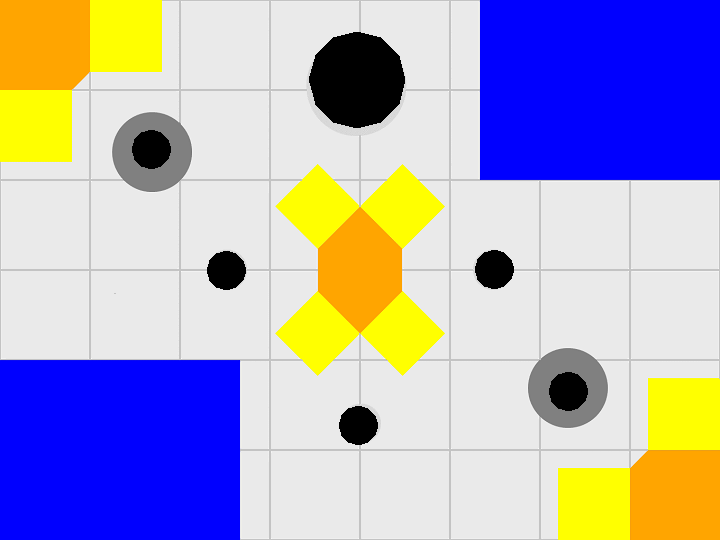
#> input picture External Scripts/Final/0map.bmp, 720 x 540 px
$ python 1getMapFlipped.py
#> lines starting #> are read from the running program, lines starting #| are printed output that depends on the picture
from tkinter.filedialog import askopenfilename
from PIL import Image
# im=Image.open(askopenfilename(initialdir="C:\\Users\\Aureliony\\Desktop\\Cospace py progs",
	# title='LOAD BMP')).transpose(Image.FLIP_TOP_BOTTOM)
im=Image.open('0map.bmp').transpose(Image.FLIP_TOP_BOTTOM)
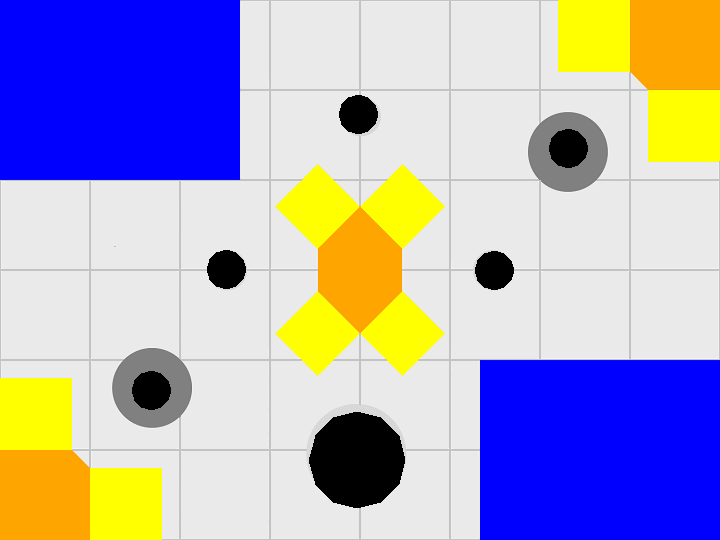
#> im: PIL image 720x540 RGB; mean R, G, B 174.2, 168.8, 192.8

from _InputData import * #get width and height
im=im.resize((WIDTH,HEIGHT))
#> im: PIL image 360x270 RGB
pix=im.load()
r,g,b=[],[],[]

for y in range(HEIGHT):
	for x in range(WIDTH):
		tup=pix[x,y]
		r.append(tup[0])
		g.append(tup[1])
		b.append(tup[2])
#> after the loop, b = 97200 items; g = 97200 items; r = 97200 items

# im.save('maap.bmp')  # Save the modified pixels as .png

RGBoff=45

def inRange(subject,lower,upper):
    return lower<=subject and subject<=upper
def isYellow(r,g,b):
	R,G,B = 255,255,0
	return inRange(r,R-RGBoff,R+RGBoff) and inRange(g,G-RGBoff,G+RGBoff) and inRange(b,B-RGBoff,B+RGBoff)
def isTrap(r,g,b):
	R,G,B = 192,0,0
	R1,G1,B1 = 153,102,255
	return  (inRange(r,R-RGBoff,R+RGBoff) and inRange(g,G-RGBoff,G+RGBoff) and inRange(b,B-RGBoff,B+RGBoff)) or (inRange(r,R1-RGBoff,R1+RGBoff) and inRange(g,G1-RGBoff,G1+RGBoff) and inRange(b,B1-RGBoff,B1+RGBoff))
def isWall(r,g,b):
	R,G,B = 0,0,0
	return inRange(r,R-RGBoff,R+RGBoff) and inRange(g,G-RGBoff,G+RGBoff) and inRange(b,B-RGBoff,B+RGBoff)
def isSwamp(r,g,b):
	R,G,B = 127,127,127
	return inRange(r,R-RGBoff,R+RGBoff) and inRange(g,G-RGBoff,G+RGBoff) and inRange(b,B-RGBoff,B+RGBoff)
def checkPix(r,g,b):
	if isWall(r,g,b):
		return 3
	if isYellow(r,g,b) or isTrap(r,g,b):
		return 2
	if isSwamp(r,g,b):
		return 1
	return 0
def con(x,y):
	return y*WIDTH+x

types=[]
for i in range(VERTICES):
	types.append(checkPix(r[i],g[i],b[i]))
#> after the loop, types = 97200 items
# print(types)

for y in range(HEIGHT):
	for x in range(WIDTH):
		if types[con(x,y)]==0:
			pix[x,y]=(0,255,0)
		elif types[con(x,y)]==1:
			pix[x,y]=(127,127,127)
		elif types[con(x,y)]==2:
			pix[x,y]=(80,80,80)
		elif types[con(x,y)]==3:
			pix[x,y]=(0,0,0)
im.save('1mapFlipped.bmp')
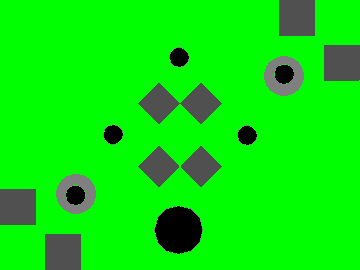
#> saved as 1mapFlipped.bmp: PIL image 360x270 RGB; mean R, G, B 9.9, 228.4, 9.9

$ run again, with External Scripts/Final/4colorLocs.bmp copied over External Scripts/Final/0map.bmp
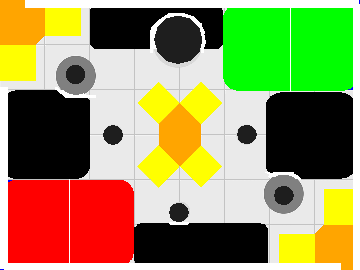
#> input picture External Scripts/Final/4colorLocs.bmp, 360 x 270 px
#> `im=Image.open('0map.bmp').transpose(Image.FLIP_TOP_BOTTOM)`:
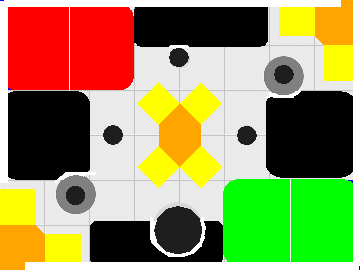
#> im: PIL image 360x270 RGB; mean R, G, B 150.1, 146.2, 88.8
#> after the loop `for y in range(HEIGHT):`: b = 97200 items
#> `im.save('1mapFlipped.bmp')`:
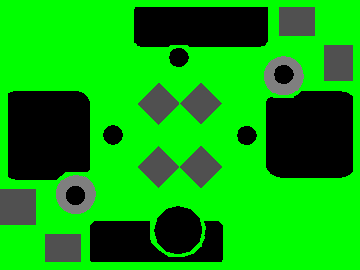
#> saved as 1mapFlipped.bmp: PIL image 360x270 RGB; mean R, G, B 9, 168.7, 9
